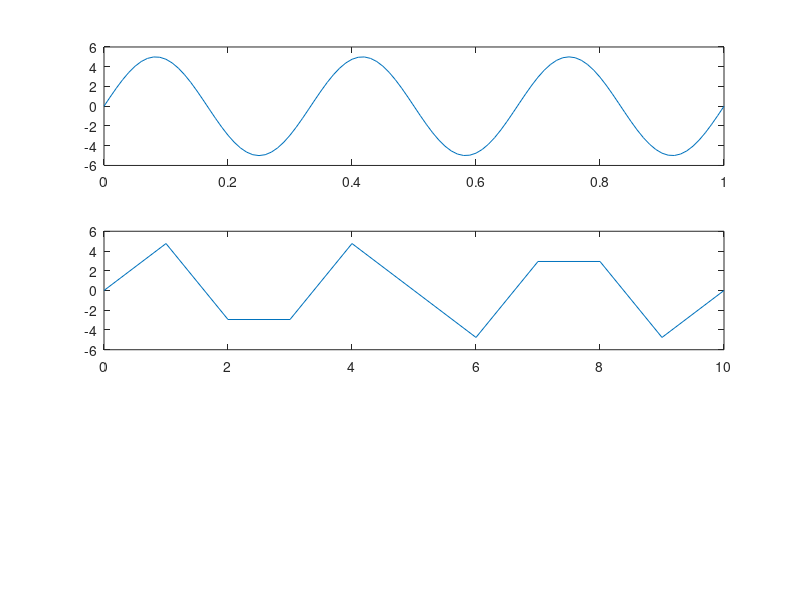
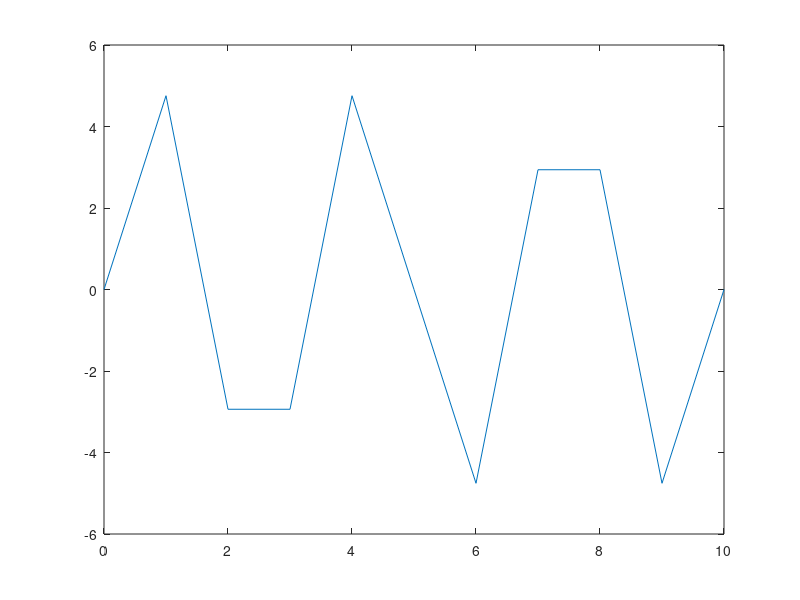

MATLAB code to generate these figures, in order:
clc;
clear all;
close all;

A = 5;
f = 3;
fs = 10;
t = 0 : 0.01 : 1;
%Original signal
xt = A * sin(2 * pi * f * t);
subplot(3,1,1);
plot(t, xt);

%sampling signal
n = 0 : 1 : fs;
xn = A * sin(2 * pi * f / fs * n);
subplot(3,1,2);
plot(n, xn);

%Quantization

nbit = 300;
qlevels = 2 .^ nbit; % 8 quantization level 

maxMag = max(xn);
minMag = min(xn);
scalingFactor = (maxMag - minMag) / qlevels;
qsig = xn / scalingFactor;
qsig = round(qsig);
qsig = qsig * scalingFactor;

figure(2)
plot(n, qsig);








